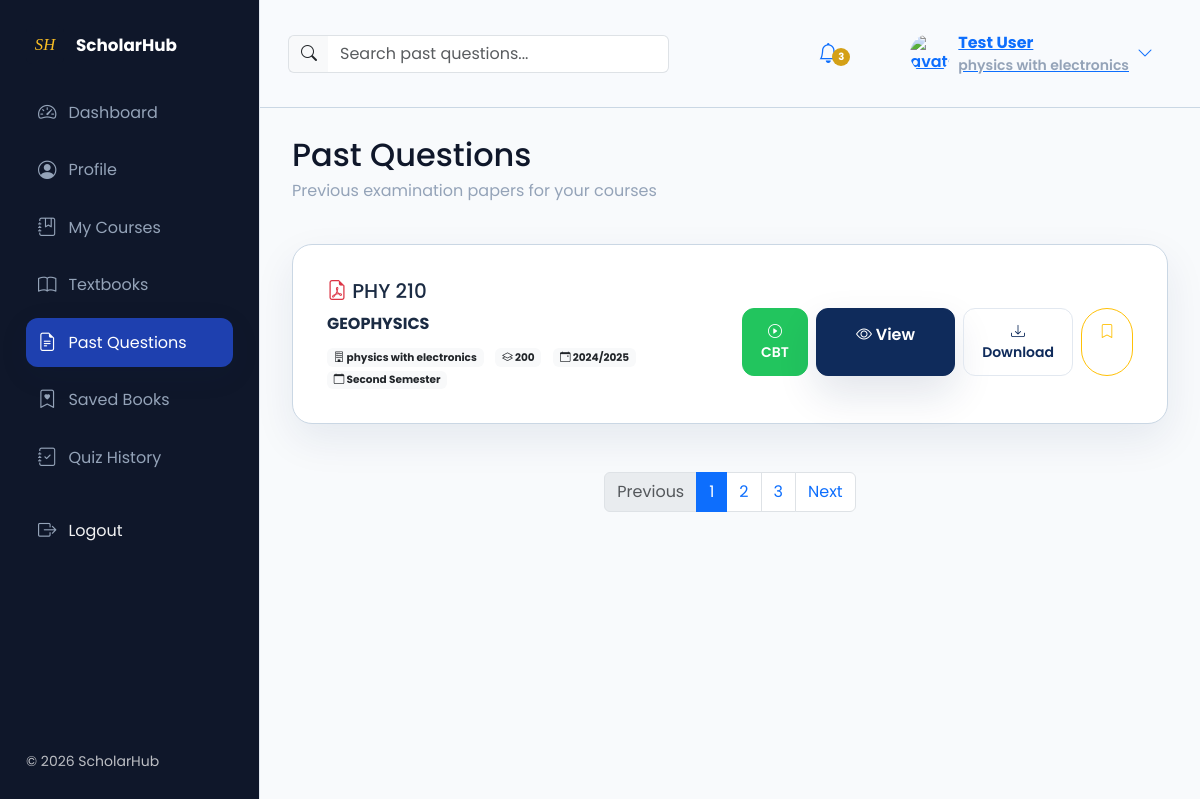
The app's page /past-questions/ (signed in) with its own data.
### ScholarHub/models.py (models this page shows, shortened)
class StudentProfile(models.Model):
    user = models.OneToOneField(User, on_delete=models.CASCADE, related_name='student_profile')
    matric_number = models.CharField(max_length=50, blank=True)
    faculty = models.ForeignKey(Faculty, on_delete=models.SET_NULL, null=True, blank=True, related_name='students')
    department = models.ForeignKey(Department, on_delete=models.SET_NULL, null=True, blank=True, related_name='students')
    level = models.CharField(max_length=20, choices=LEVEL_CHOICES, default='100')
    semester = models.CharField(max_length=30, choices=SEMESTER_CHOICES, default='First Semester')
    phone_number = models.CharField(max_length=20, blank=True)
    profile_picture = models.ImageField(upload_to='profiles/', blank=True, null=True)
    courses = models.ManyToManyField(Course, blank=True, related_name='students')
    elective_courses = models.ManyToManyField(Course, blank=True, related_name='elective_students')
    saved_textbooks = models.ManyToManyField('Textbook', blank=True, related_name='saved_by_students')
    saved_past_questions = models.ManyToManyField('PastQuestion', blank=True, related_name='saved_by_students')
    created_at = models.DateTimeField(auto_now_add=True)
    class Meta:
        ordering = ('user__first_name',)

class Department(models.Model):
    faculty = models.ForeignKey(Faculty, on_delete=models.CASCADE, related_name='departments')
    name = models.CharField(max_length=150)
    description = models.TextField(blank=True)
    created_at = models.DateTimeField(auto_now_add=True)
    class Meta:
        ordering = ('name',)
        unique_together = ('faculty', 'name')

class PastQuestion(models.Model):
    course = models.ForeignKey(Course, on_delete=models.CASCADE, related_name='past_questions')
    faculty = models.ForeignKey(Faculty, on_delete=models.CASCADE, related_name='past_questions')
    department = models.ForeignKey(Department, on_delete=models.CASCADE, related_name='past_questions')
    level = models.CharField(max_length=20, choices=LEVEL_CHOICES)
    semester = models.CharField(max_length=30, choices=SEMESTER_CHOICES)
    academic_session = models.CharField(max_length=20)
    pdf = models.FileField(upload_to='past_questions/', blank=True, null=True)
    description = models.TextField(blank=True)
    created_at = models.DateTimeField(auto_now_add=True)
    class Meta:
        ordering = ('-created_at',)

class Course(models.Model):
    department = models.ForeignKey(Department, on_delete=models.CASCADE, related_name='courses')
    code = models.CharField(max_length=30, unique=True, blank=True, null=True)
    title = models.CharField(max_length=200)
    level = models.CharField(max_length=20, choices=LEVEL_CHOICES)
    semester = models.CharField(max_length=30, choices=SEMESTER_CHOICES)
    units = models.PositiveIntegerField(blank=True, null=True)
    description = models.TextField(blank=True)
    quiz_time_limit = models.PositiveIntegerField(blank=True, null=True, help_text='Optional quiz timer in minutes.')
    created_at = models.DateTimeField(auto_now_add=True)
    class Meta:
        ordering = ('title',)

### ScholarHub/views.py (the view, shortened to what this page needs)
# urls.py: path('past-questions/', views.past_questions_view, name='past_questions'),
@login_required
def past_questions_view(request):
    profile = get_or_create_student_profile(request.user)
    auto_assigned_pqs = PastQuestion.objects.select_related('course', 'faculty', 'department').filter(
        faculty=profile.faculty,
        department=profile.department,
        level=profile.level,
        semester=profile.semester
    )
    course_pqs = PastQuestion.objects.select_related('course', 'faculty', 'department').filter(
        course__in=profile.courses.all()
    )
    elective_pqs = PastQuestion.objects.select_related('course', 'faculty', 'department').filter(
        course__in=profile.elective_courses.all()
    )
    all_past_questions = (auto_assigned_pqs | course_pqs | elective_pqs).distinct().order_by('-created_at')
    q = request.GET.get('q', '').strip()
    context = {
        'profile': profile,
        'all_past_questions': all_past_questions,
    }
    return render(request, 'ScholarHub/past_questions.html', context)

### ScholarHub/templates/ScholarHub/past_questions.html (shortened to what this page needs)
{% extends 'ScholarHub/base.html' %}
{% load static %}
{% block content %}
<div class="row gx-4">
  <div class="col-12">
    <div class="d-flex justify-content-between align-items-center mb-4">
      <div>
        <h2 class="mb-1">Past Questions</h2>
        <p class="text-muted">Previous examination papers for your courses</p>
      </div>
    </div>
    {% if all_past_questions %}
      <div class="row g-3">
        {% for question in all_past_questions %}
          <div class="col-12">
            <div class="card sh-pastq-list-card sh-elevated-hover">
              <div class="card-body">
                <div class="row align-items-center">
                  <div class="col-md-6">
                    <h5 class="card-title mb-2">
                      <i class="bi bi-file-earmark-pdf text-danger"></i> {{ question.course.code }}
                    </h5>
                    <p class="card-text mb-2">
                      <strong>{{ question.course.title }}</strong>
                    </p>
                    <div class="small text-muted">
                      <span class="badge bg-light text-dark me-2">
                        <i class="bi bi-building"></i> {{ question.department.name }}
                      </span>
                      <span class="badge bg-light text-dark me-2">
                        <i class="bi bi-layers"></i> {{ question.level }}
                      </span>
                      <span class="badge bg-light text-dark me-2">
                        <i class="bi bi-calendar-event"></i> {{ question.academic_session }}
                      </span>
                      <span class="badge bg-light text-dark">
                        <i class="bi bi-calendar"></i> {{ question.semester }}
                      </span>
                    </div>
                  </div>
                  <div class="col-md-6">
                    <div class="d-flex gap-2 justify-content-end">
                      <a href="{% url 'start_quiz' question.course.pk %}" class="btn btn-sm btn-success">
                        <i class="bi bi-play-circle"></i> CBT
                      </a>
                      <a href="{% url 'past_question_detail' question.pk %}" class="btn btn-sm btn-primary">
                        <i class="bi bi-eye"></i> View
                      </a>
                      <a href="{% url 'download_past_question' question.pk %}" class="btn btn-sm btn-outline-secondary">
                        <i class="bi bi-download"></i> Download
                      </a>
                      <a href="{% url 'bookmark_past_question' question.pk %}" class="btn btn-sm btn-outline-warning">
                        <i class="bi bi-bookmark"></i>
                      </a>
                    </div>
                  </div>
                </div>
              </div>
            </div>
          </div>
        {% endfor %}
      </div>
      <nav aria-label="Page navigation" class="mt-5">
        <ul class="pagination justify-content-center">
          <li class="page-item disabled"><a class="page-link" href="#">Previous</a></li>
          <li class="page-item active"><a class="page-link" href="#">1</a></li>
          <li class="page-item"><a class="page-link" href="#">2</a></li>
          <li class="page-item"><a class="page-link" href="#">3</a></li>
          <li class="page-item"><a class="page-link" href="#">Next</a></li>
        </ul>
      </nav>
    {% else %}
      <div class="alert alert-info" role="alert">
        <i class="bi bi-info-circle"></i> No past questions available yet. Check back soon!
      </div>
    {% endif %}
  </div>
</div>
{% endblock %}

### ScholarHub/templates/ScholarHub/base.html (shortened to what this page needs)
         {% load static %}
<!doctype html>
<html lang="en">
<head>
  <link href="https://cdn.jsdelivr.net/npm/bootstrap@5.3.2/dist/css/bootstrap.min.css" rel="stylesheet">
  <link href="https://cdn.jsdelivr.net/npm/bootstrap-icons@1.10.5/font/bootstrap-icons.css" rel="stylesheet">
  <link rel="stylesheet" href="{% static 'ScholarHub/css/site.css' %}">
  <link rel="stylesheet" href="{% static 'ScholarHub/css/theme.css' %}">
  <link rel="stylesheet" href="{% static 'ScholarHub/css/dashboard.css' %}">
</head>
<body class="sh-dashboard theme-saas-light">
  <div class="sh-app">
    <aside class="sh-sidebar" id="shSidebar">
      <div class="sh-sidebar-inner">
        <div class="sh-brand d-flex align-items-center">
          <img src="{% static 'ScholarHub/images/logo-mark.svg' %}" alt="ScholarHub" class="sh-logo">
          <span class="sh-brand-text">ScholarHub</span>
        </div>
        <nav class="sh-nav mt-4">
          <ul class="list-unstyled">
            <li class="sh-nav-item {% if request.resolver_match.url_name == 'dashboard' %}active{% endif %}">
              <a href="{% url 'dashboard' %}" class="sh-nav-link">
                <i class="bi bi-speedometer2"></i><span>Dashboard</span>
              </a>
            </li>
            <li class="sh-nav-item {% if request.resolver_match.url_name == 'profile' %}active{% endif %}">
              <a href="{% url 'profile' %}" class="sh-nav-link">
                <i class="bi bi-person-circle"></i><span>Profile</span>
              </a>
            </li>
            <li class="sh-nav-item {% if request.resolver_match.url_name == 'my_courses' %}active{% endif %}">
              <a href="{% url 'my_courses' %}" class="sh-nav-link">
                <i class="bi bi-journal-bookmark"></i><span>My Courses</span>
              </a>
            </li>
            <li class="sh-nav-item {% if request.resolver_match.url_name == 'textbooks' %}active{% endif %}">
              <a href="{% url 'textbooks' %}" class="sh-nav-link">
                <i class="bi bi-book"></i><span>Textbooks</span>
              </a>
            </li>
            <li class="sh-nav-item {% if request.resolver_match.url_name == 'past_questions' %}active{% endif %}">
              <a href="{% url 'past_questions' %}" class="sh-nav-link">
                <i class="bi bi-file-earmark-text"></i><span>Past Questions</span>
              </a>
            </li>
            <li class="sh-nav-item {% if request.resolver_match.url_name == 'saved_books' %}active{% endif %}">
              <a href="{% url 'saved_books' %}" class="sh-nav-link">
                <i class="bi bi-bookmark-heart"></i><span>Saved Books</span>
              </a>
            </li>
            <li class="sh-nav-item {% if request.resolver_match.url_name == 'quiz_attempt_history' %}active{% endif %}">
              <a href="{% url 'quiz_attempt_history' %}" class="sh-nav-link">
                <i class="bi bi-journal-check"></i><span>Quiz History</span>
              </a>
            </li>
            <li class="sh-nav-item sh-logout-item mt-3">
              <a href="{% url 'logout' %}" class="sh-nav-link logout-link">
                <i class="bi bi-box-arrow-right"></i><span>Logout</span>
              </a>
            </li>
          </ul>
        </nav>
        <div class="sh-sidebar-footer mt-auto">
          <small class="text-muted">© 2026 ScholarHub</small>
        </div>
      </div>
    </aside>
    <div class="sh-main">
      <header class="sh-topbar d-flex align-items-center justify-content-between">
        <div class="d-flex align-items-center gap-3 me-2">
          <form class="d-flex align-items-center sh-navbar-search" method="get" action="{% if request.resolver_match.url_name == 'past_questions' %}{% url 'past_questions' %}{% else %}{% url 'textbooks' %}{% endif %}">
            <div class="input-group">
              <span class="input-group-text border-end-0"><i class="bi bi-search"></i></span>
              <input name="q" class="form-control border-start-0" placeholder="{% if request.resolver_match.url_name == 'past_questions' %}Search past questions...{% else %}Search textbooks...{% endif %}" value="{{ request.GET.q|default:'' }}" aria-label="Search">
            </div>
          </form>
        </div>
        <div class="d-flex align-items-center gap-3 ms-auto">
          <div class="sh-notification dropdown">
            <button class="btn btn-link position-relative" id="shNotifyBtn"><i class="bi bi-bell fs-5"></i><span class="badge sh-badge">3</span></button>
          </div>
          <div class="sh-profile dropdown">
            <button class="btn btn-link d-flex align-items-center gap-2" id="shProfileBtn">
              {% if profile and profile.profile_picture %}
                <img src="{{ profile.profile_picture.url }}" alt="avatar" class="rounded-circle sh-avatar">
              {% else %}
                <img src="{% static 'ScholarHub/images/default-avatar.svg' %}" alt="avatar" class="rounded-circle sh-avatar">
              {% endif %}
              <div class="d-none d-md-block text-start">
                <div class="fw-bold sh-username">{{ user.get_full_name|default:user.username }}</div>
                <div class="small text-muted sh-dept">{{ profile.department.name|default:'Department' }}</div>
              </div>
              <i class="bi bi-chevron-down d-none d-md-inline"></i>
            </button>
          </div>
        </div>
      </header>
      <div class="sh-content container-fluid">
        {% block content %}
        {% endblock %}
      </div>
    </div>
  </div>
</body>
</html>

### records on screen
StudentProfile: department.name "physics with electronics"
PastQuestion: course.code "PHY 210", course "GEOPHYSICS", department.name "physics with electronics", level "200", academic_session "2024/2025", semester "Second Semester"

### other values on screen
{{ user.get_full_name|default:user.username }} "Test User"
